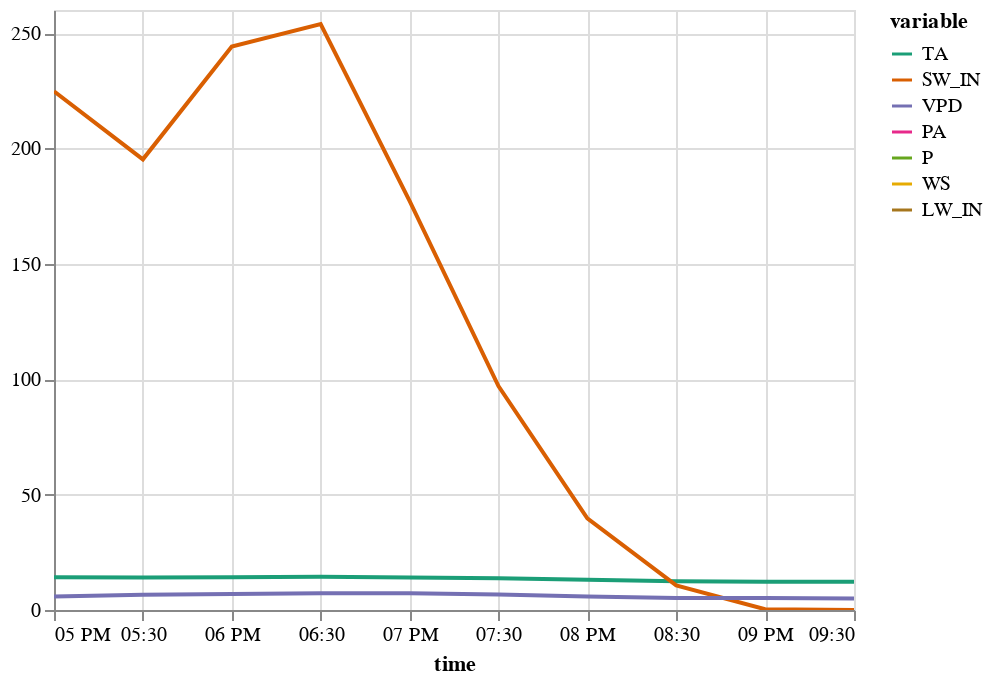

Write notebook code for a chart like this one.
### Code cell
plot_line(m_df.tidy())

### Figure 1 — Vega-Lite specification as saved in the notebook (floating-point values rounded to 4 significant figures)
{"config": {"view": {"continuousWidth": 400, "continuousHeight": 300}}, "data": {"name": "data-2baaafdd305e446a630d644452c9ca65"}, "mark": "line", "encoding": {"color": {"field": "variable", "scale": {"domain": ["TA", "SW_IN", "VPD", "PA", "P", "WS", "LW_IN"], "range": ["#1B9E77", "#D95F02", "#7570B3", "#E7298A", "#66A61E", "#E6AB02", "#A6761D", "#666666"]}, "type": "nominal"}, "x": {"field": "time", "type": "temporal"}, "y": {"field": "value", "scale": {"zero": false}, "title": "", "type": "quantitative"}}, "params": [{"name": "param_4", "select": {"type": "interval"}, "bind": "scales"}], "$schema": "https://vega.github.io/schema/vega-lite/v5.2.0.json", "datasets": {"data-2baaafdd305e446a630d644452c9ca65": [{"time": "2000-06-15T17:00:00", "variable": "TA", "value": 14.22, "is_present": false}, {"time": "2000-06-15T17:30:00", "variable": "TA", "value": 14.11, "is_present": false}, {"time": "2000-06-15T18:00:00", "variable": "TA", "value": 14.23, "is_present": false}, {"time": "2000-06-15T18:30:00", "variable": "TA", "value": 14.4, "is_present": false}, {"time": "2000-06-15T19:00:00", "variable": "TA", "value": 14.09, "is_present": false}, {"time": "2000-06-15T19:30:00", "variable": "TA", "value": 13.71, "is_present": false}, {"time": "2000-06-15T20:00:00", "variable": "TA", "value": 13.08, "is_present": false}, {"time": "2000-06-15T20:30:00", "variable": "TA", "value": 12.41, "is_present": false}, {"time": "2000-06-15T21:00:00", "variable": "TA", "value": 12.27, "is_present": false}, {"time": "2000-06-15T21:30:00", "variable": "TA", "value": 12.2, "is_present": false}, {"time": "2000-06-15T17:00:00", "variable": "SW_IN", "value": 224.8, "is_present": true}, {"time": "2000-06-15T17:30:00", "variable": "SW_IN", "value": 195.3, "is_present": true}, {"time": "2000-06-15T18:00:00", "variable": "SW_IN", "value": 244.2, "is_present": true}, {"time": "2000-06-15T18:30:00", "variable": "SW_IN", "value": 253.9, "is_present": true}, {"time": "2000-06-15T19:00:00", "variable": "SW_IN", "value": 177.3, "is_present": true}, {"time": "2000-06-15T19:30:00", "variable": "SW_IN", "value": 97.07, "is_present": true}, {"time": "2000-06-15T20:00:00", "variable": "SW_IN", "value": 39.71, "is_present": true}, {"time": "2000-06-15T20:30:00", "variable": "SW_IN", "value": 10.65, "is_present": true}, {"time": "2000-06-15T21:00:00", "variable": "SW_IN", "value": 0.32, "is_present": true}, {"time": "2000-06-15T21:30:00", "variable": "SW_IN", "value": 0.0, "is_present": true}, {"time": "2000-06-15T17:00:00", "variable": "VPD", "value": 5.799, "is_present": true}, {"time": "2000-06-15T17:30:00", "variable": "VPD", "value": 6.577, "is_present": true}, {"time": "2000-06-15T18:00:00", "variable": "VPD", "value": 6.931, "is_present": true}, {"time": "2000-06-15T18:30:00", "variable": "VPD", "value": 7.286, "is_present": true}, {"time": "2000-06-15T19:00:00", "variable": "VPD", "value": 7.251, "is_present": true}, {"time": "2000-06-15T19:30:00", "variable": "VPD", "value": 6.683, "is_present": true}, {"time": "2000-06-15T20:00:00", "variable": "VPD", "value": 5.851, "is_present": true}, {"time": "2000-06-15T20:30:00", "variable": "VPD", "value": 5.254, "is_present": true}, {"time": "2000-06-15T21:00:00", "variable": "VPD", "value": 5.164, "is_present": true}, {"time": "2000-06-15T21:30:00", "variable": "VPD", "value": 5.037, "is_present": true}]}}
